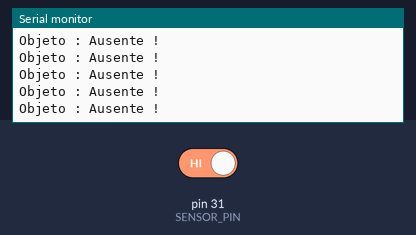
A sketch run on a simulated Arduino Mega 2560, built with avr-gcc and run on an emulated ATmega2560. Shown: the last lines printed to the serial monitor. Inputs (shaded band) come from the test bench; at power-on: pin 31 (SENSOR_PIN) HIGH.

Above: at 1.2 s.
1.3 s: pin 31 (SENSOR_PIN) driven LOW
At 2.1 s:
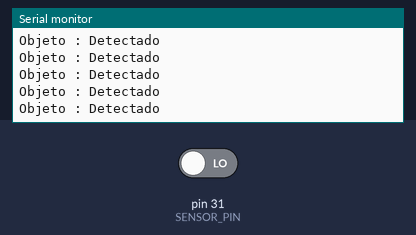
9.2 s: pin 31 (SENSOR_PIN) driven HIGH
At 9.7 s:
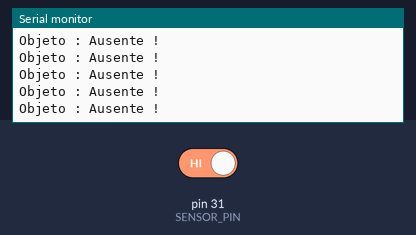
12.2 s: pin 31 (SENSOR_PIN) driven LOW
At 13.3 s:
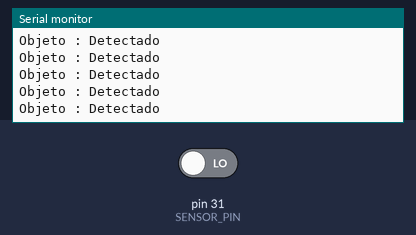

The sketch:

tcrt5000.ino
```cpp
#define SENSOR_PIN 31
int objeto = 0;

void setup()
{
  pinMode(SENSOR_PIN, INPUT); //Pino ligado ao coletor do fototransistor
  Serial.begin(9600);
}

void loop()
{
  objeto = digitalRead(SENSOR_PIN);
  if (objeto == 0)
  {
    Serial.println("Objeto : Detectado");
  }
  else
  {
    Serial.println("Objeto : Ausente !");
  }
}
```

Measured:
- after the input at 1.3 s, the serial monitor: prints a new line after 0.07 s (image 1)
- after the input at 9.2 s, the serial monitor: prints a new line after 0.08 s (image 2)
